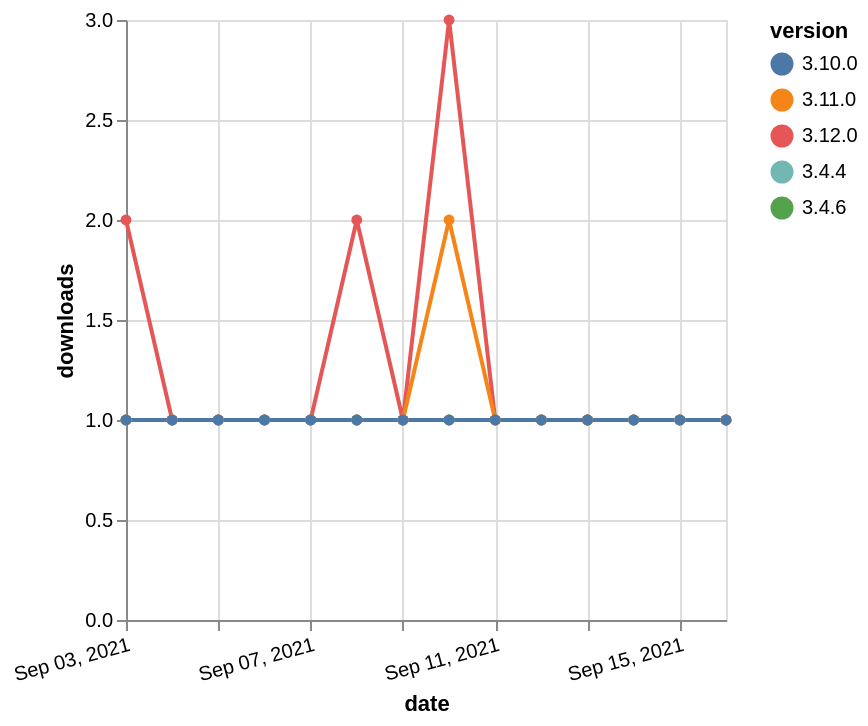

This figure's Vega-Lite source:
### Vega-Lite specification from a JSON file in a GitHub repository (floating-point values rounded to 4 significant figures)
{"$schema": "https://vega.github.io/schema/vega-lite/v5.json", "description": "A simple bar chart with embedded data.", "data": {"values": [{"date": "2021-09-03", "total": 188, "delta": 2, "version": "3.12.0"}, {"date": "2021-09-04", "total": 189, "delta": 1, "version": "3.12.0"}, {"date": "2021-09-05", "total": 190, "delta": 1, "version": "3.12.0"}, {"date": "2021-09-06", "total": 191, "delta": 1, "version": "3.12.0"}, {"date": "2021-09-07", "total": 192, "delta": 1, "version": "3.12.0"}, {"date": "2021-09-08", "total": 194, "delta": 2, "version": "3.12.0"}, {"date": "2021-09-09", "total": 195, "delta": 1, "version": "3.12.0"}, {"date": "2021-09-10", "total": 198, "delta": 3, "version": "3.12.0"}, {"date": "2021-09-11", "total": 199, "delta": 1, "version": "3.12.0"}, {"date": "2021-09-12", "total": 200, "delta": 1, "version": "3.12.0"}, {"date": "2021-09-13", "total": 201, "delta": 1, "version": "3.12.0"}, {"date": "2021-09-14", "total": 202, "delta": 1, "version": "3.12.0"}, {"date": "2021-09-15", "total": 203, "delta": 1, "version": "3.12.0"}, {"date": "2021-09-16", "total": 204, "delta": 1, "version": "3.12.0"}, {"date": "2021-09-03", "total": 176, "delta": 1, "version": "3.4.6"}, {"date": "2021-09-04", "total": 177, "delta": 1, "version": "3.4.6"}, {"date": "2021-09-05", "total": 178, "delta": 1, "version": "3.4.6"}, {"date": "2021-09-06", "total": 179, "delta": 1, "version": "3.4.6"}, {"date": "2021-09-07", "total": 180, "delta": 1, "version": "3.4.6"}, {"date": "2021-09-08", "total": 181, "delta": 1, "version": "3.4.6"}, {"date": "2021-09-09", "total": 182, "delta": 1, "version": "3.4.6"}, {"date": "2021-09-10", "total": 183, "delta": 1, "version": "3.4.6"}, {"date": "2021-09-11", "total": 184, "delta": 1, "version": "3.4.6"}, {"date": "2021-09-12", "total": 185, "delta": 1, "version": "3.4.6"}, {"date": "2021-09-13", "total": 186, "delta": 1, "version": "3.4.6"}, {"date": "2021-09-14", "total": 187, "delta": 1, "version": "3.4.6"}, {"date": "2021-09-15", "total": 188, "delta": 1, "version": "3.4.6"}, {"date": "2021-09-16", "total": 189, "delta": 1, "version": "3.4.6"}, {"date": "2021-09-03", "total": 209, "delta": 1, "version": "3.4.4"}, {"date": "2021-09-04", "total": 210, "delta": 1, "version": "3.4.4"}, {"date": "2021-09-05", "total": 211, "delta": 1, "version": "3.4.4"}, {"date": "2021-09-06", "total": 212, "delta": 1, "version": "3.4.4"}, {"date": "2021-09-07", "total": 213, "delta": 1, "version": "3.4.4"}, {"date": "2021-09-08", "total": 214, "delta": 1, "version": "3.4.4"}, {"date": "2021-09-09", "total": 215, "delta": 1, "version": "3.4.4"}, {"date": "2021-09-10", "total": 216, "delta": 1, "version": "3.4.4"}, {"date": "2021-09-11", "total": 217, "delta": 1, "version": "3.4.4"}, {"date": "2021-09-12", "total": 218, "delta": 1, "version": "3.4.4"}, {"date": "2021-09-13", "total": 219, "delta": 1, "version": "3.4.4"}, {"date": "2021-09-14", "total": 220, "delta": 1, "version": "3.4.4"}, {"date": "2021-09-15", "total": 221, "delta": 1, "version": "3.4.4"}, {"date": "2021-09-16", "total": 222, "delta": 1, "version": "3.4.4"}, {"date": "2021-09-03", "total": 140, "delta": 1, "version": "3.11.0"}, {"date": "2021-09-04", "total": 141, "delta": 1, "version": "3.11.0"}, {"date": "2021-09-05", "total": 142, "delta": 1, "version": "3.11.0"}, {"date": "2021-09-06", "total": 143, "delta": 1, "version": "3.11.0"}, {"date": "2021-09-07", "total": 144, "delta": 1, "version": "3.11.0"}, {"date": "2021-09-08", "total": 145, "delta": 1, "version": "3.11.0"}, {"date": "2021-09-09", "total": 146, "delta": 1, "version": "3.11.0"}, {"date": "2021-09-10", "total": 148, "delta": 2, "version": "3.11.0"}, {"date": "2021-09-11", "total": 149, "delta": 1, "version": "3.11.0"}, {"date": "2021-09-12", "total": 150, "delta": 1, "version": "3.11.0"}, {"date": "2021-09-13", "total": 151, "delta": 1, "version": "3.11.0"}, {"date": "2021-09-14", "total": 152, "delta": 1, "version": "3.11.0"}, {"date": "2021-09-15", "total": 153, "delta": 1, "version": "3.11.0"}, {"date": "2021-09-16", "total": 154, "delta": 1, "version": "3.11.0"}, {"date": "2021-09-03", "total": 170, "delta": 1, "version": "3.10.0"}, {"date": "2021-09-04", "total": 171, "delta": 1, "version": "3.10.0"}, {"date": "2021-09-05", "total": 172, "delta": 1, "version": "3.10.0"}, {"date": "2021-09-06", "total": 173, "delta": 1, "version": "3.10.0"}, {"date": "2021-09-07", "total": 174, "delta": 1, "version": "3.10.0"}, {"date": "2021-09-08", "total": 175, "delta": 1, "version": "3.10.0"}, {"date": "2021-09-09", "total": 176, "delta": 1, "version": "3.10.0"}, {"date": "2021-09-10", "total": 177, "delta": 1, "version": "3.10.0"}, {"date": "2021-09-11", "total": 178, "delta": 1, "version": "3.10.0"}, {"date": "2021-09-12", "total": 179, "delta": 1, "version": "3.10.0"}, {"date": "2021-09-13", "total": 180, "delta": 1, "version": "3.10.0"}, {"date": "2021-09-14", "total": 181, "delta": 1, "version": "3.10.0"}, {"date": "2021-09-15", "total": 182, "delta": 1, "version": "3.10.0"}, {"date": "2021-09-16", "total": 183, "delta": 1, "version": "3.10.0"}]}, "width": "container", "mark": {"type": "line", "point": {"filled": true}}, "encoding": {"x": {"field": "date", "type": "temporal", "timeUnit": "yearmonthdate", "title": "date", "axis": {"labelAngle": -15}}, "y": {"field": "delta", "type": "quantitative", "title": "downloads"}, "color": {"field": "version", "type": "nominal"}, "tooltip": {"field": "delta"}}}
